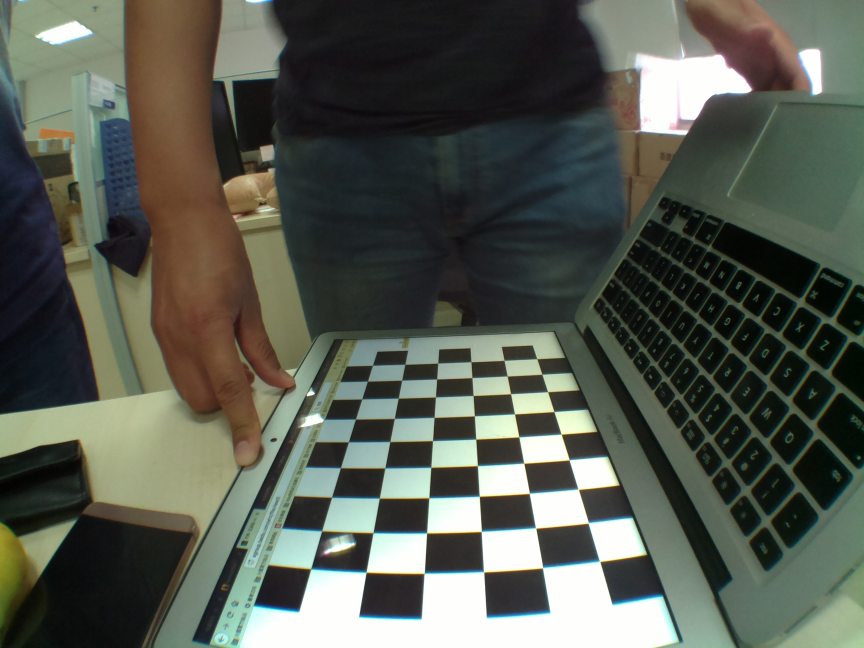
#> input picture lib/calibration/data/bird_eyes/38.jpg, 2592 x 1944 px, given as the content of the folder ./data/caliberate, which was not available (shown at 1/3 size)
$ python caliberation.py   (Python 2 division)
#> lines starting #> are read from the running program, lines starting #| are printed output that depends on the picture; pictures that were not available may be replaced by others from this repository, and a replacement may not be noted
#!/usr/bin/env python2.7
#coding=utf-8
# Baidu RPC - A framework to host and access services throughout Baidu.
# Copyright (c) 2018 Baidu.com, Inc. All Rights Reserved

"""
caliberate
"""

import numpy as np
import cv2
import glob
import os
import sys
import argparse

# termination criteria
criteria = (cv2.TERM_CRITERIA_EPS + cv2.TERM_CRITERIA_MAX_ITER, 30, 0.001)


def caliberate(input_dir, output_dir, scale=1):

#> called with input_dir = './data/caliberate', output_dir = './result', scale = 1
    DEBUGMODE = 0

    # prepare object points, like (0,0,0), (1,0,0), (2,0,0) ....,(6,5,0)
    objp = np.zeros((6*9,3), np.float32)
    objp[:,:2] = np.mgrid[0:9,0:6].T.reshape(-1,2)

    # Arrays to store object points and image points from all the images.
    objpoints = [] # 3d point in real world space
    imgpoints = [] # 2d points in image plane.

    images = glob.glob(os.path.join(input_dir, '*.jpg'))
    print images
    for index, fname in enumerate(images):
        print('~~~~~~~~~~~~~~chessboard[{}]:{}~~~~~~~~~~~~~~'.format(index, fname))
        #load image
        img = cv2.imread(fname)
#> img is the input picture: shape (1944, 2592, 3); mean B, G, R 80.6, 90.8, 86.1
        gray = cv2.cvtColor(img, cv2.COLOR_BGR2GRAY)
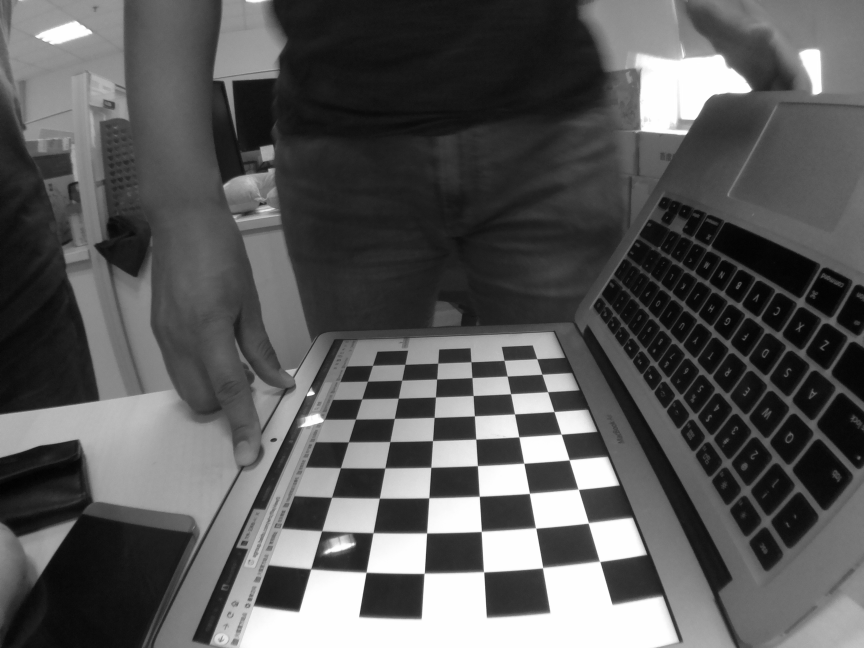
#> gray: shape (1944, 2592) (shown at 1/3 size); min 0, max 255, mean 88.2

        # Find the chess board corners, fix chess corners (9, 6)
        ret, corners = cv2.findChessboardCorners(gray, (9,6),None)
#> ret = False; corners = 51 rows, first 8: [1611.5, 1076.5], [1514, 1083], [1626.5, 1123.5], [1522, 1129.5], [1417, 1134], [1414, 1086], [1643.5, 1175], [1533.5, 1183]

        # If found, add object points, image points (after refining them)
        if ret == True:
            objpoints.append(objp)

            corners2 = cv2.cornerSubPix(gray,corners,(21,21),(-1,-1),criteria)
            imgpoints.append(corners)

            if DEBUGMODE:
                # Draw and display the corners
                img = cv2.drawChessboardCorners(gray, (9,6), corners,ret)
                cv2.namedWindow('img', 0)
                cv2.imshow('img',gray)
                cv2.waitKey(0)

    cv2.destroyAllWindows()
    objpoints = np.asarray([objpoints], dtype='float64').reshape(-1, 1, 54, 3)
    imgpoints = np.asarray([imgpoints], dtype='float64').reshape(-1, 1, 54, 2)

    mtx = np.eye(3)
    dist = np.zeros(4)
    calib_flags = cv2.fisheye.CALIB_FIX_SKEW + \
                  cv2.fisheye.CALIB_RECOMPUTE_EXTRINSIC + \
                  cv2.fisheye.CALIB_CHECK_COND + \
                  cv2.fisheye.CALIB_USE_INTRINSIC_GUESS
    rvecs = np.asarray(
        [[[np.zeros(3).tolist() for i in xrange(objpoints.shape[0])]]],
        dtype='float64').reshape(-1,1,1,3)
    tvecs = np.asarray(
        [[[np.zeros(3).tolist() for i in xrange(objpoints.shape[0])]]],
        dtype='float64').reshape(-1,1,1,3)

    # define camera internal/external/undistort coefs
    camera_matrix = np.eye(3)
    dist_coeffs = np.zeros(4)
    camera_matrix = np.eye(3)
    camera_matrix[0][0]=1000
    camera_matrix[1][1]=1000
    camera_matrix[0][2]=(gray.shape[::-1][0]-1)/2
    camera_matrix[1][2]=(gray.shape[::-1][1]-1)/2
    mtx = camera_matrix
    dist = dist_coeffs

    ret, mtx, dist, rvecs, tvecs = \
#> (the run stopped early here; a loop or call above may not have finished)

$ run again, on lib/calibration/data/bird_eyes/39.jpg
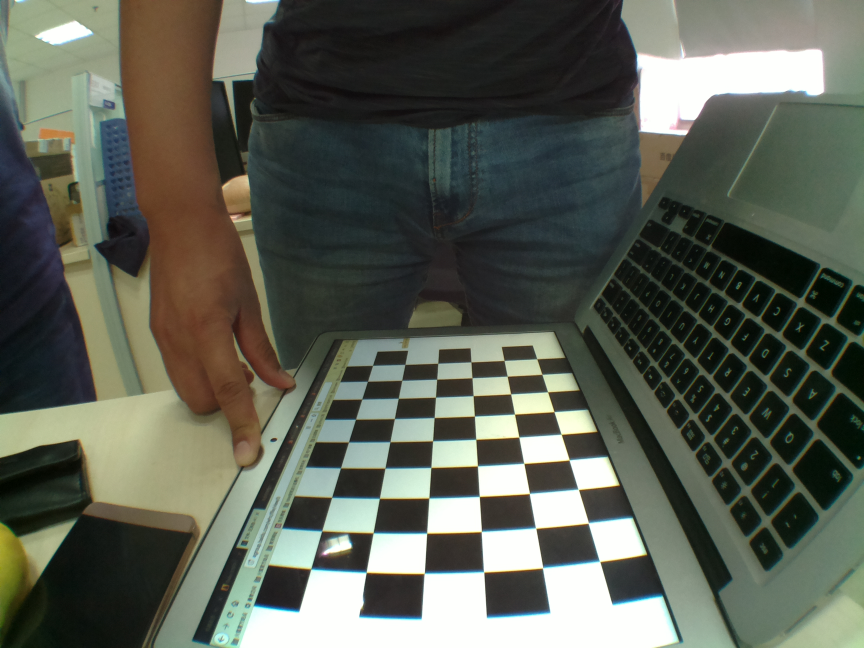
#> input picture lib/calibration/data/bird_eyes/39.jpg, 2592 x 1944 px, given as the content of the folder ./data/caliberate, which was not available (shown at 1/3 size)
#> in caliberate, img is the input picture: shape (1944, 2592, 3); mean B, G, R 83.6, 94.9, 90.6
#> in caliberate, `gray = cv2.cvtColor(img, cv2.COLOR_BGR2GRAY)`:
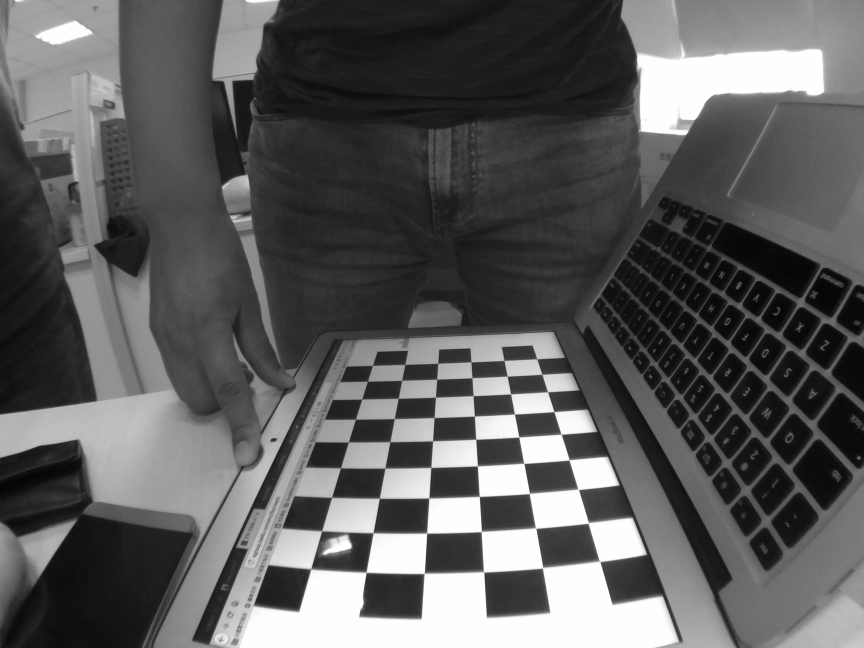
#> gray: shape (1944, 2592) (shown at 1/3 size); min 2, max 255, mean 92.3
#> ret = False; corners = 51 rows, first 8: [1611.5, 1077], [1514, 1082.5], [1626.5, 1123.5], [1521.5, 1129.5], [1417, 1134], [1414, 1086.5], [1643.5, 1175.5], [1533.5, 1183]
